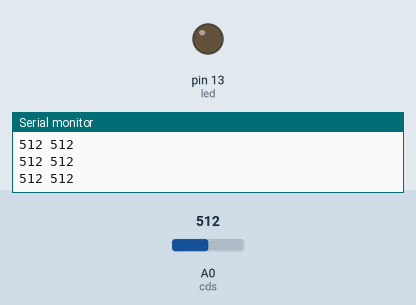
Simulated run of this sketch. Board: Arduino Uno, built with avr-gcc and run on an emulated ATmega328P. On the bench: output pins drawn as LEDs (lit = HIGH), the last lines printed to the serial monitor. The test bench sets the inputs (shaded band); at power-on: A0 (cds) = 512.

Above: at 1.2 s.
1.3 s: A0 (cds) set to 716
At 2.1 s:
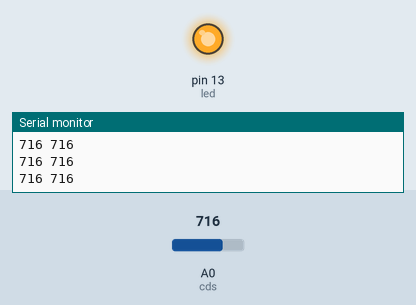
Timing chart, 0 to 4.3 s (numbered marks = the images above; inputs shaded):
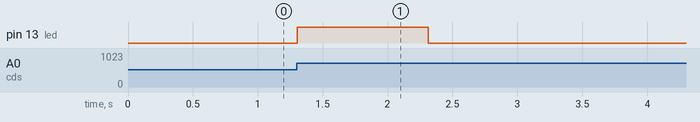

Measured:
- after the input at 1.3 s, pin 13 (led): LOW → HIGH at once, → LOW 1.0 s later

The sketch:

laserDetect.ino
```cpp
// buffer for mean filter
const int BUFFER_LENGTH = 5;
int buffer[BUFFER_LENGTH];
int index = 0;

// detect laser
int threshold = 3;

// for reaction
unsigned long timeStamp;
boolean reaction = false;
int reactionLength = 1000;

// pin assign
const int cds = 0;
const int led = 13;

void setup() {
  Serial.begin(57600);
  pinMode(led, OUTPUT);

  for(int i=0; i<BUFFER_LENGTH; i++){
    buffer[i] = analogRead(cds);
  }
}

void loop() {
  int raw = analogRead(cds);
  //mean filter
  int smoothedByMeanFilter = smoothByMeanFilter();

  if(!reaction && raw - smoothedByMeanFilter > threshold){
    digitalWrite(led, HIGH);
    Serial.println("light detected");
    timeStamp = millis();
    reaction = true;
  }

  if(reaction && (timeStamp + reactionLength) < millis()){
    digitalWrite(led, LOW);
    Serial.println("reaction finished");
    reaction = false;
  }

  buffer[index] = raw;
  index = (index + 1) % BUFFER_LENGTH;

  Serial.print(raw);
  Serial.print(' ');
  Serial.println(smoothedByMeanFilter);
  delay(10);
}


int smoothByMeanFilter(){
  long sum = 0;
  for(int i=0; i<BUFFER_LENGTH; i++){
    sum += buffer[i];
  }
  return (int)(sum / BUFFER_LENGTH);
}
```
